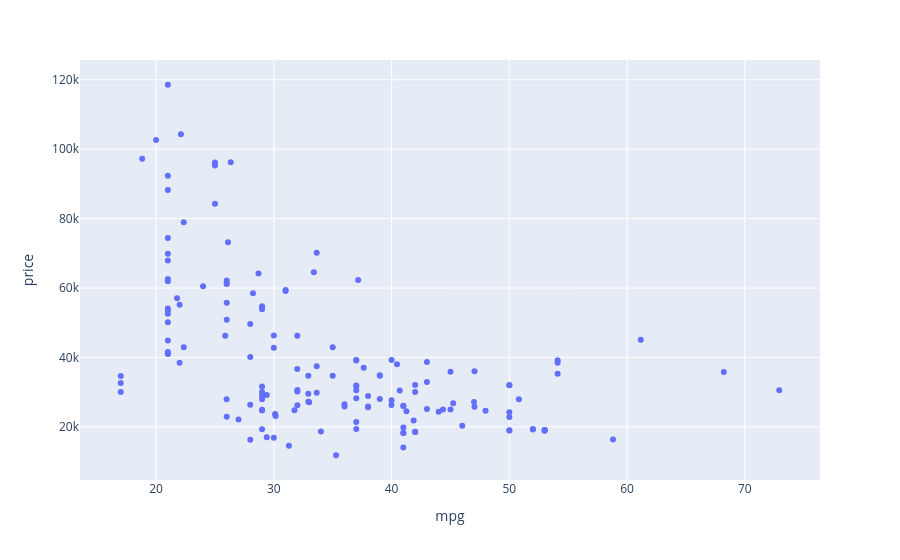

This figure's notebook cell:
### Markdown cell above
### Exploring the data

Just for fun, we can look at an interactive version of the previous plot. Hover over a point to see the name of the corresponding car.

### Code cell
px.scatter(hybrid.to_df(), x='mpg', y='price', hover_name='vehicle')

### Figure 1 — Plotly figure (JSON) as saved in the notebook; plotly's stock layout.template omitted (floating-point values rounded to 4 significant figures; data arrays with more than 128 entries replaced by an {"elided": "..."} marker saying what was removed)
{"data": [{"hovertemplate": "<b>%{hovertext}</b><br><br>mpg=%{x}<br>price=%{y}<extra></extra>", "hovertext": {"elided": "153 str values"}, "legendgroup": "", "marker": {"color": "#636efa", "symbol": "circle"}, "mode": "markers", "name": "", "orientation": "v", "showlegend": false, "type": "scatter", "x": {"elided": "153 float values"}, "xaxis": "x", "y": {"elided": "153 float values"}, "yaxis": "y"}], "layout": {"legend": {"tracegroupgap": 0}, "margin": {"t": 60}, "xaxis": {"anchor": "y", "domain": [0.0, 1.0], "title": {"text": "mpg"}}, "yaxis": {"anchor": "x", "domain": [0.0, 1.0], "title": {"text": "price"}}}}
